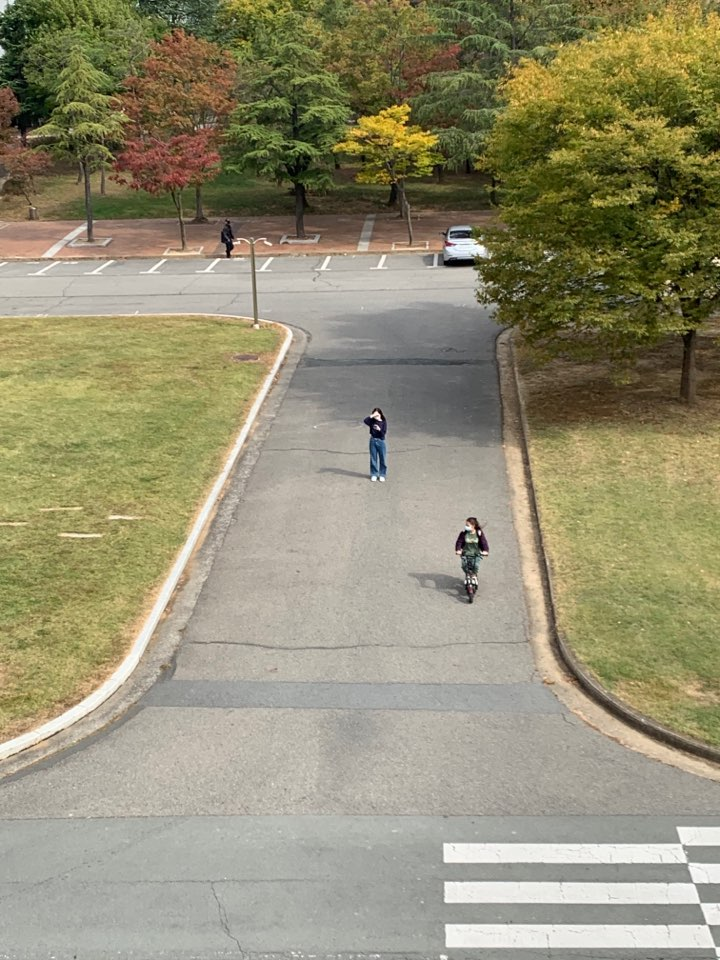
#> input picture Test & Study/gps1..jpg, 720 x 960 px, given in place of test_cut.mp4, which was not available
$ python test4.py   (older library calls are emulated)
#> lines starting #> are read from the running program, lines starting #| are printed output that depends on the picture; pictures that were not available may be replaced by others from this repository, and a replacement may not be noted
#Client
import socket
import cv2
import numpy as np
from queue import Queue
from _thread import *
import _thread
import time
import schedule
import datetime
import math

capture = cv2.VideoCapture(r'D:\git repos\NetCC\NetCC_-Image-recognition\python\test_cut.mp4')
ret, img_tmp = capture.read()
#> img_tmp is the input picture: shape (960, 720, 3); mean B, G, R 114.7, 142.7, 147.7
img = cv2.transpose(img_tmp)
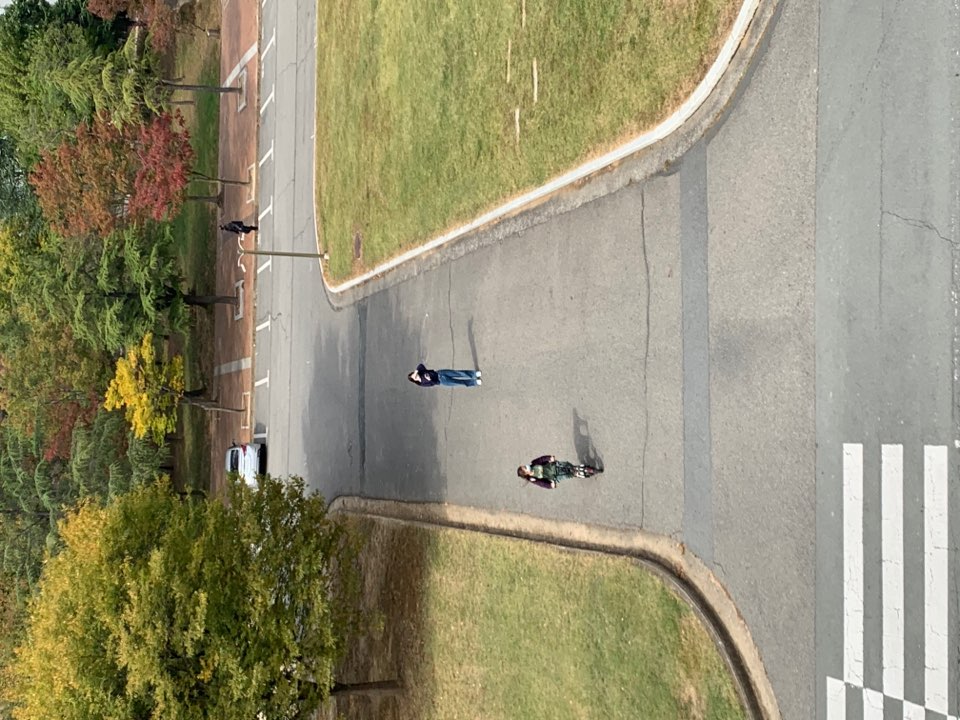
#> img: shape (720, 960, 3); mean B, G, R 114.7, 142.7, 147.7
img = cv2.flip(img, 1)
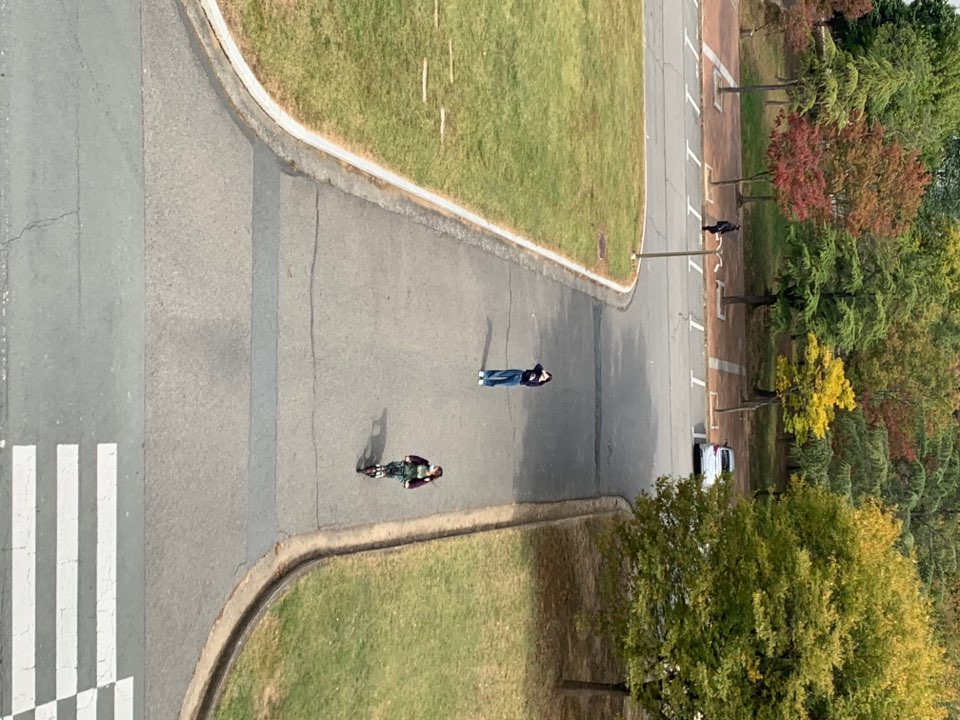
#> img: shape (720, 960, 3); mean B, G, R 114.7, 142.7, 147.7

# initialize tracker
OPENCV_OBJECT_TRACKERS = {
  "csrt": cv2.TrackerCSRT_create,
  "kcf": cv2.TrackerKCF_create,
#> (the run stopped early here; a loop or call above may not have finished)

$ run again, on Test & Study/test2.jpg
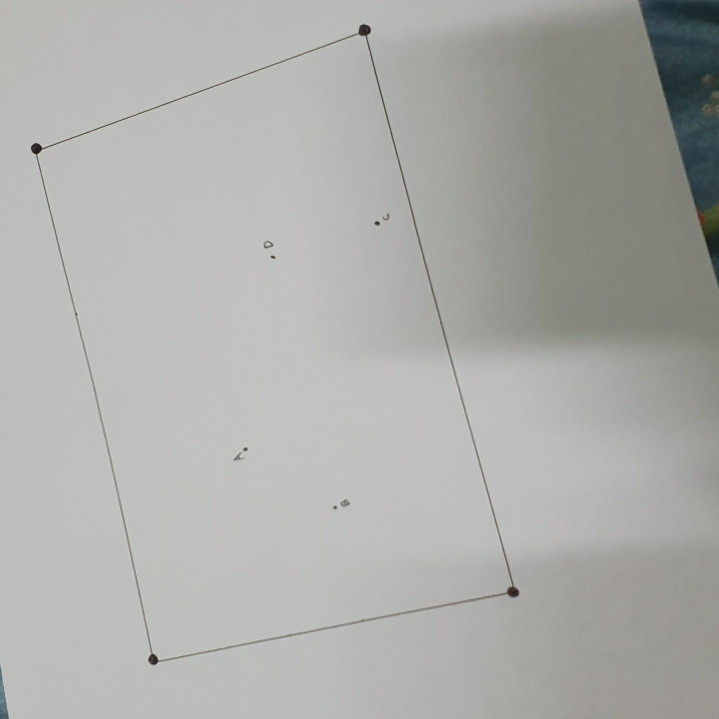
#> input picture Test & Study/test2.jpg, 1438 x 1437 px, given in place of test_cut.mp4, which was not available (shown at 1/2 size)
#> img_tmp is the input picture: shape (1437, 1438, 3); mean B, G, R 170.4, 173.2, 173.1
#> `img = cv2.transpose(img_tmp)`:
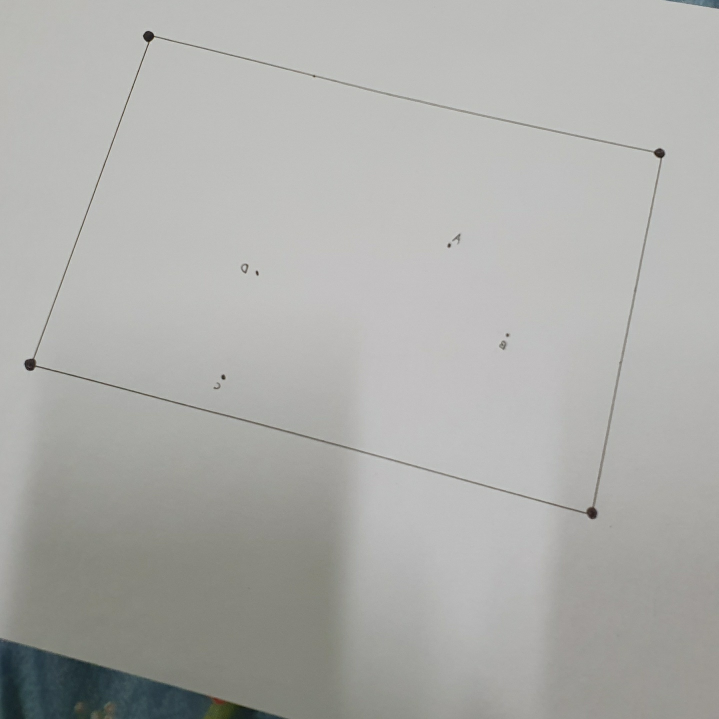
#> img: shape (1438, 1437, 3) (shown at 1/2 size); mean B, G, R 170.4, 173.2, 173.1
#> `img = cv2.flip(img, 1)`:
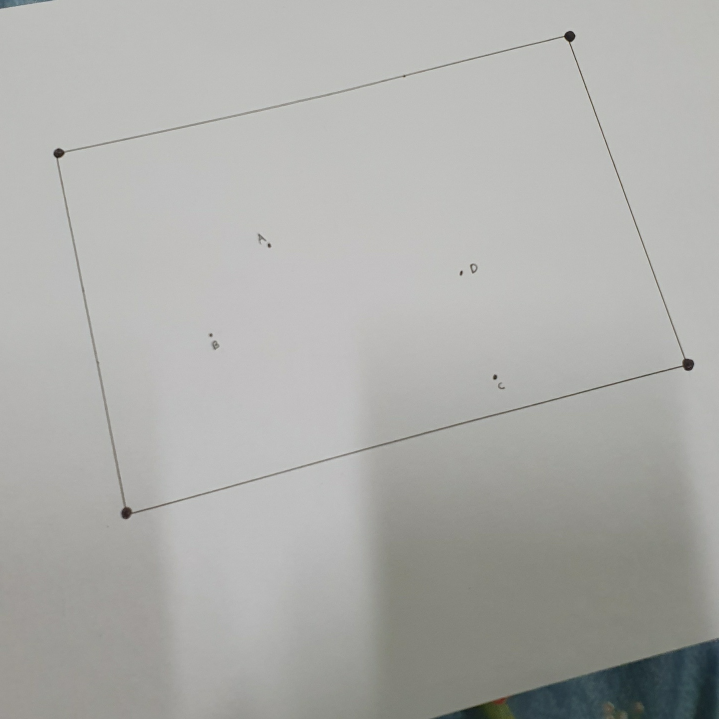
#> img: shape (1438, 1437, 3) (shown at 1/2 size); mean B, G, R 170.4, 173.2, 173.1

$ run again, on Test & Study/frame.PNG
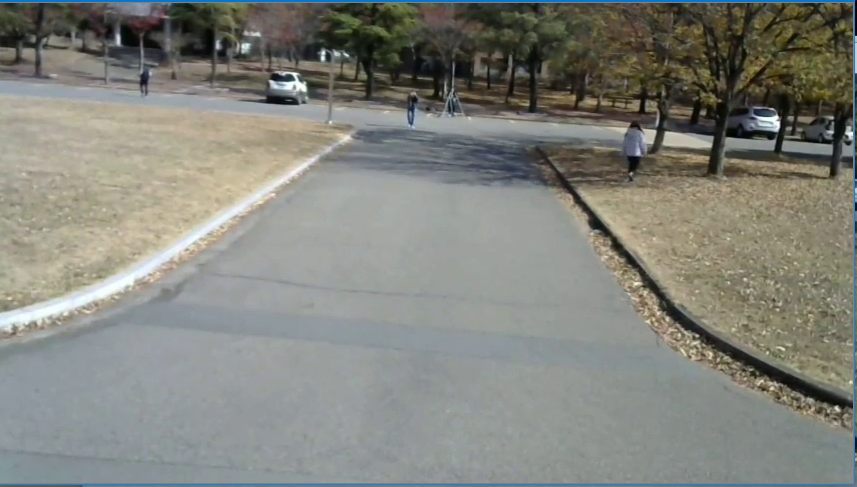
#> input picture Test & Study/frame.PNG, 857 x 487 px, given in place of test_cut.mp4, which was not available
#> img_tmp is the input picture: shape (487, 857, 3); mean B, G, R 124.2, 131.6, 130.2
#> `img = cv2.transpose(img_tmp)`:
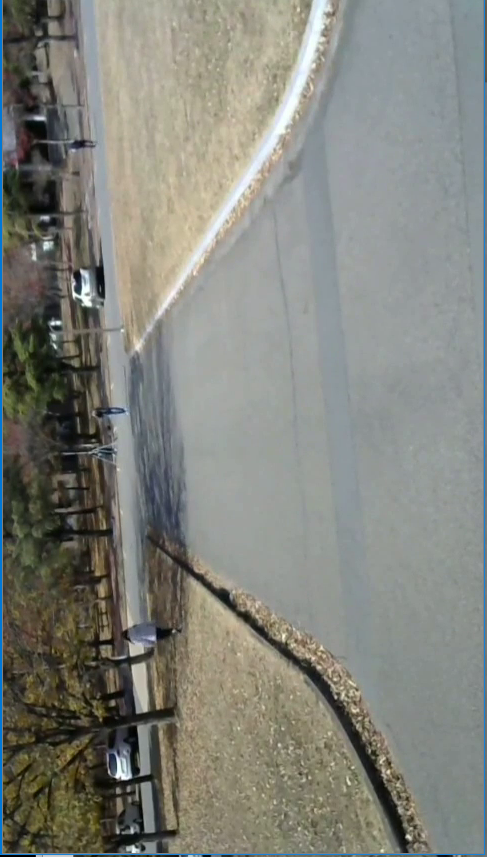
#> img: shape (857, 487, 3); mean B, G, R 124.2, 131.6, 130.2
#> `img = cv2.flip(img, 1)`:
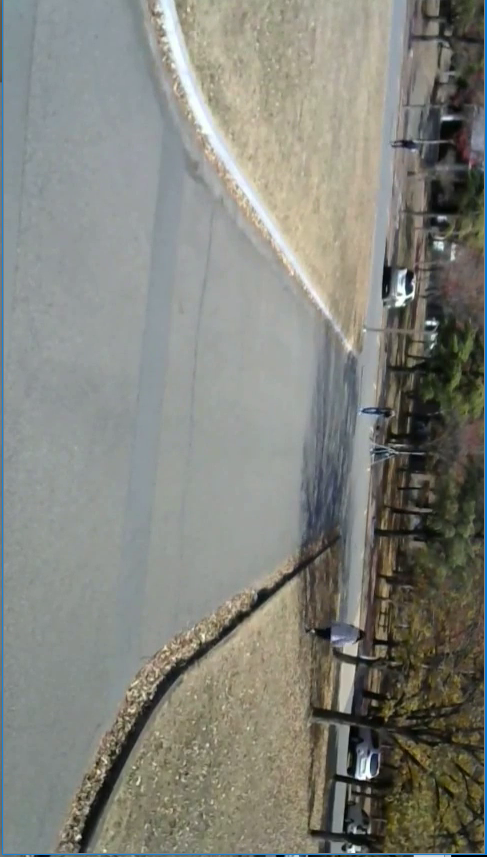
#> img: shape (857, 487, 3); mean B, G, R 124.2, 131.6, 130.2
